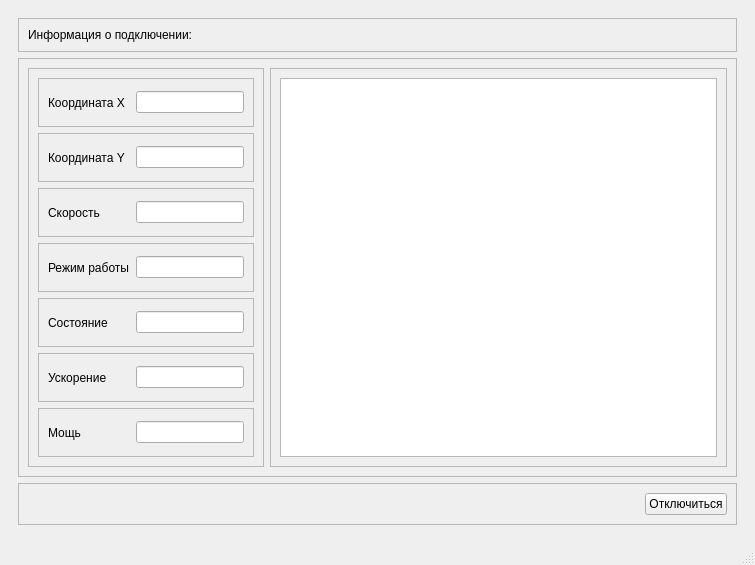
<?xml version="1.0" encoding="UTF-8"?>
<ui version="4.0">
 <class>ClientWindow</class>
 <widget class="QMainWindow" name="ClientWindow">
  <property name="geometry">
   <rect>
    <x>0</x>
    <y>0</y>
    <width>755</width>
    <height>565</height>
   </rect>
  </property>
  <property name="sizePolicy">
   <sizepolicy hsizetype="Preferred" vsizetype="Preferred">
    <horstretch>0</horstretch>
    <verstretch>0</verstretch>
   </sizepolicy>
  </property>
  <property name="windowTitle">
   <string>ClientWindow</string>
  </property>
  <widget class="QWidget" name="centralwidget">
   <layout class="QVBoxLayout" name="verticalLayout">
    <item>
     <widget class="QStackedWidget" name="stackedWidget">
      <property name="currentIndex">
       <number>1</number>
      </property>
      <widget class="QWidget" name="connectionPage">
       <property name="sizePolicy">
        <sizepolicy hsizetype="Preferred" vsizetype="Preferred">
         <horstretch>0</horstretch>
         <verstretch>0</verstretch>
        </sizepolicy>
       </property>
       <layout class="QVBoxLayout" name="verticalLayout_2">
        <item>
         <widget class="QFrame" name="frameIP">
          <property name="sizePolicy">
           <sizepolicy hsizetype="Preferred" vsizetype="Preferred">
            <horstretch>0</horstretch>
            <verstretch>0</verstretch>
           </sizepolicy>
          </property>
          <property name="frameShape">
           <enum>QFrame::StyledPanel</enum>
          </property>
          <property name="frameShadow">
           <enum>QFrame::Raised</enum>
          </property>
          <layout class="QHBoxLayout" name="horizontalLayout">
           <item>
            <widget class="QLabel" name="labelIP">
             <property name="text">
              <string>IP-адрес сервера:</string>
             </property>
            </widget>
           </item>
           <item>
            <widget class="QLineEdit" name="lineEditIP"/>
           </item>
          </layout>
         </widget>
        </item>
        <item>
         <widget class="QFrame" name="framePort">
          <property name="frameShape">
           <enum>QFrame::StyledPanel</enum>
          </property>
          <property name="frameShadow">
           <enum>QFrame::Raised</enum>
          </property>
          <layout class="QHBoxLayout" name="horizontalLayout_2">
           <item>
            <widget class="QLabel" name="labelPort">
             <property name="text">
              <string>Порт:</string>
             </property>
            </widget>
           </item>
           <item>
            <spacer name="horizontalSpacer">
             <property name="orientation">
              <enum>Qt::Horizontal</enum>
             </property>
             <property name="sizeType">
              <enum>QSizePolicy::Maximum</enum>
             </property>
             <property name="sizeHint" stdset="0">
              <size>
               <width>79</width>
               <height>20</height>
              </size>
             </property>
            </spacer>
           </item>
           <item>
            <widget class="QLineEdit" name="lineEditPort"/>
           </item>
          </layout>
         </widget>
        </item>
        <item alignment="Qt::AlignRight">
         <widget class="QPushButton" name="pushButtonConnect">
          <property name="text">
           <string>Подключиться</string>
          </property>
         </widget>
        </item>
       </layout>
      </widget>
      <widget class="QWidget" name="dataPage">
       <layout class="QVBoxLayout" name="verticalLayout_3">
        <item>
         <widget class="QFrame" name="frameHeader">
          <property name="frameShape">
           <enum>QFrame::StyledPanel</enum>
          </property>
          <property name="frameShadow">
           <enum>QFrame::Raised</enum>
          </property>
          <layout class="QVBoxLayout" name="verticalLayout_5">
           <item>
            <widget class="QLabel" name="labelConnectionInfo">
             <property name="text">
              <string>Информация о подключении:</string>
             </property>
            </widget>
           </item>
          </layout>
         </widget>
        </item>
        <item>
         <widget class="QFrame" name="frameData">
          <property name="frameShape">
           <enum>QFrame::StyledPanel</enum>
          </property>
          <property name="frameShadow">
           <enum>QFrame::Raised</enum>
          </property>
          <layout class="QHBoxLayout" name="horizontalLayout_3">
           <item>
            <widget class="QFrame" name="frameInput">
             <property name="frameShape">
              <enum>QFrame::StyledPanel</enum>
             </property>
             <property name="frameShadow">
              <enum>QFrame::Raised</enum>
             </property>
             <layout class="QVBoxLayout" name="verticalLayout_4">
              <item>
               <widget class="QFrame" name="frame">
                <property name="frameShape">
                 <enum>QFrame::StyledPanel</enum>
                </property>
                <property name="frameShadow">
                 <enum>QFrame::Raised</enum>
                </property>
                <layout class="QHBoxLayout" name="horizontalLayout_5">
                 <item>
                  <widget class="QLabel" name="labelX">
                   <property name="text">
                    <string>Координата X</string>
                   </property>
                  </widget>
                 </item>
                 <item alignment="Qt::AlignRight">
                  <widget class="QLineEdit" name="lineEditX"/>
                 </item>
                </layout>
               </widget>
              </item>
              <item>
               <widget class="QFrame" name="frame_2">
                <property name="frameShape">
                 <enum>QFrame::StyledPanel</enum>
                </property>
                <property name="frameShadow">
                 <enum>QFrame::Raised</enum>
                </property>
                <layout class="QHBoxLayout" name="horizontalLayout_7">
                 <item>
                  <widget class="QLabel" name="labelY">
                   <property name="text">
                    <string>Координата Y</string>
                   </property>
                  </widget>
                 </item>
                 <item alignment="Qt::AlignRight">
                  <widget class="QLineEdit" name="lineEditY"/>
                 </item>
                </layout>
               </widget>
              </item>
              <item>
               <widget class="QFrame" name="frame_7">
                <property name="frameShape">
                 <enum>QFrame::StyledPanel</enum>
                </property>
                <property name="frameShadow">
                 <enum>QFrame::Raised</enum>
                </property>
                <layout class="QHBoxLayout" name="horizontalLayout_12">
                 <item>
                  <widget class="QLabel" name="labelSpeed">
                   <property name="text">
                    <string>Скорость</string>
                   </property>
                  </widget>
                 </item>
                 <item alignment="Qt::AlignRight">
                  <widget class="QLineEdit" name="lineEditSpeed"/>
                 </item>
                </layout>
               </widget>
              </item>
              <item>
               <widget class="QFrame" name="frame_6">
                <property name="frameShape">
                 <enum>QFrame::StyledPanel</enum>
                </property>
                <property name="frameShadow">
                 <enum>QFrame::Raised</enum>
                </property>
                <layout class="QHBoxLayout" name="horizontalLayout_11">
                 <item>
                  <widget class="QLabel" name="labelMode">
                   <property name="text">
                    <string>Режим работы</string>
                   </property>
                  </widget>
                 </item>
                 <item alignment="Qt::AlignRight">
                  <widget class="QLineEdit" name="lineEditMode"/>
                 </item>
                </layout>
               </widget>
              </item>
              <item>
               <widget class="QFrame" name="frame_3">
                <property name="frameShape">
                 <enum>QFrame::StyledPanel</enum>
                </property>
                <property name="frameShadow">
                 <enum>QFrame::Raised</enum>
                </property>
                <layout class="QHBoxLayout" name="horizontalLayout_8">
                 <item>
                  <widget class="QLabel" name="labelState">
                   <property name="text">
                    <string>Состояние</string>
                   </property>
                  </widget>
                 </item>
                 <item alignment="Qt::AlignRight">
                  <widget class="QLineEdit" name="lineEditState"/>
                 </item>
                </layout>
               </widget>
              </item>
              <item>
               <widget class="QFrame" name="frame_4">
                <property name="frameShape">
                 <enum>QFrame::StyledPanel</enum>
                </property>
                <property name="frameShadow">
                 <enum>QFrame::Raised</enum>
                </property>
                <layout class="QHBoxLayout" name="horizontalLayout_9">
                 <item>
                  <widget class="QLabel" name="labelAcceleration">
                   <property name="text">
                    <string>Ускорение</string>
                   </property>
                  </widget>
                 </item>
                 <item alignment="Qt::AlignRight">
                  <widget class="QLineEdit" name="lineEditAcceleration"/>
                 </item>
                </layout>
               </widget>
              </item>
              <item>
               <widget class="QFrame" name="frame_5">
                <property name="frameShape">
                 <enum>QFrame::StyledPanel</enum>
                </property>
                <property name="frameShadow">
                 <enum>QFrame::Raised</enum>
                </property>
                <layout class="QHBoxLayout" name="horizontalLayout_10">
                 <item>
                  <widget class="QLabel" name="labelPower">
                   <property name="text">
                    <string>Мощь</string>
                   </property>
                  </widget>
                 </item>
                 <item alignment="Qt::AlignRight">
                  <widget class="QLineEdit" name="lineEditPower"/>
                 </item>
                </layout>
               </widget>
              </item>
             </layout>
            </widget>
           </item>
           <item>
            <widget class="QFrame" name="frameTextEdit">
             <property name="frameShape">
              <enum>QFrame::StyledPanel</enum>
             </property>
             <property name="frameShadow">
              <enum>QFrame::Raised</enum>
             </property>
             <layout class="QHBoxLayout" name="horizontalLayout_4">
              <item>
               <widget class="QTextEdit" name="textEditResponse"/>
              </item>
             </layout>
            </widget>
           </item>
          </layout>
         </widget>
        </item>
        <item>
         <widget class="QFrame" name="frameFooter">
          <property name="frameShape">
           <enum>QFrame::StyledPanel</enum>
          </property>
          <property name="frameShadow">
           <enum>QFrame::Raised</enum>
          </property>
          <layout class="QHBoxLayout" name="horizontalLayout_13">
           <item alignment="Qt::AlignRight">
            <widget class="QPushButton" name="pushButtonDisconnect">
             <property name="text">
              <string>Отключиться</string>
             </property>
            </widget>
           </item>
          </layout>
         </widget>
        </item>
       </layout>
      </widget>
     </widget>
    </item>
   </layout>
  </widget>
  <widget class="QMenuBar" name="menubar">
   <property name="geometry">
    <rect>
     <x>0</x>
     <y>0</y>
     <width>755</width>
     <height>22</height>
    </rect>
   </property>
  </widget>
  <widget class="QStatusBar" name="statusbar"/>
 </widget>
 <resources/>
 <connections/>
</ui>
